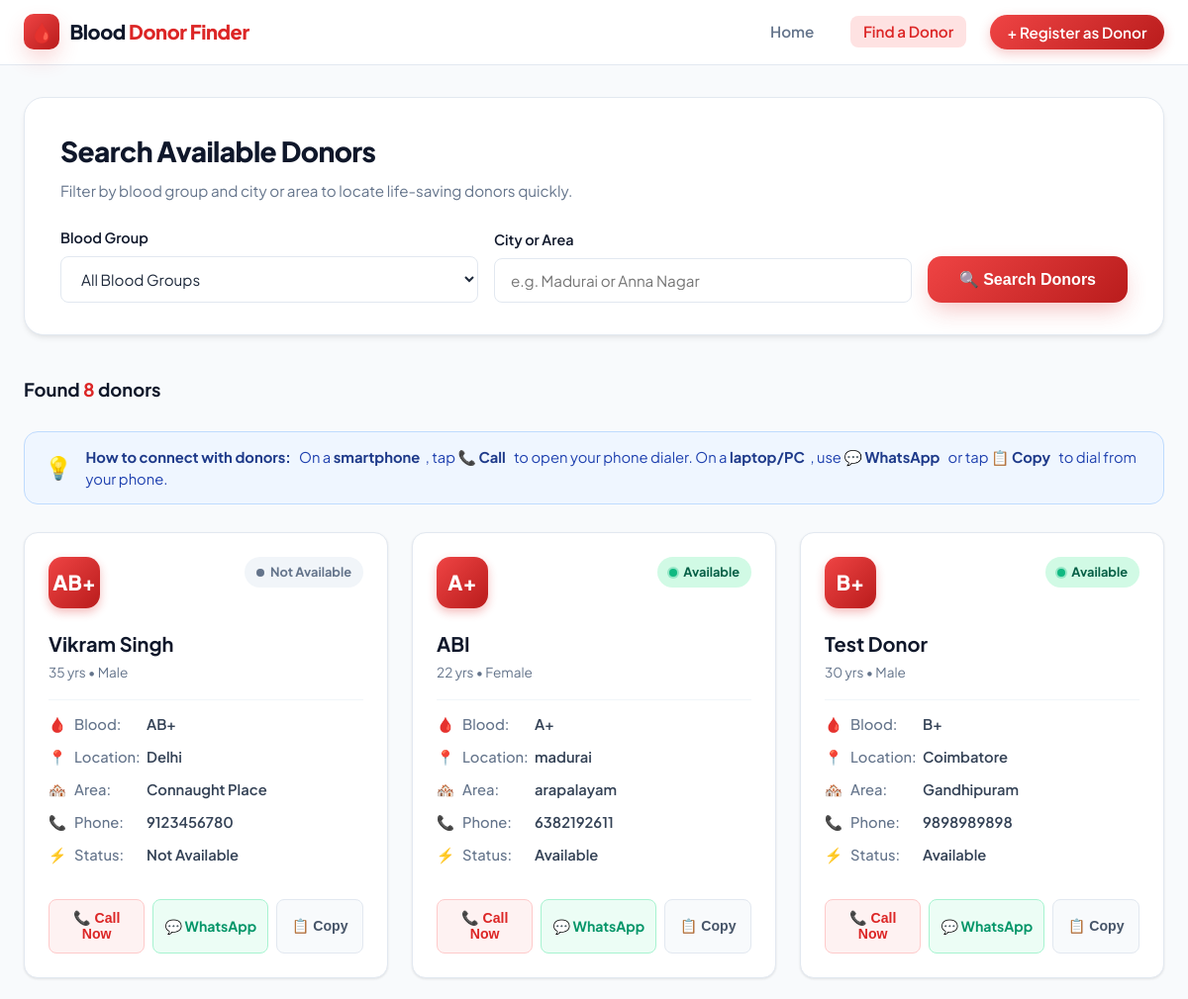
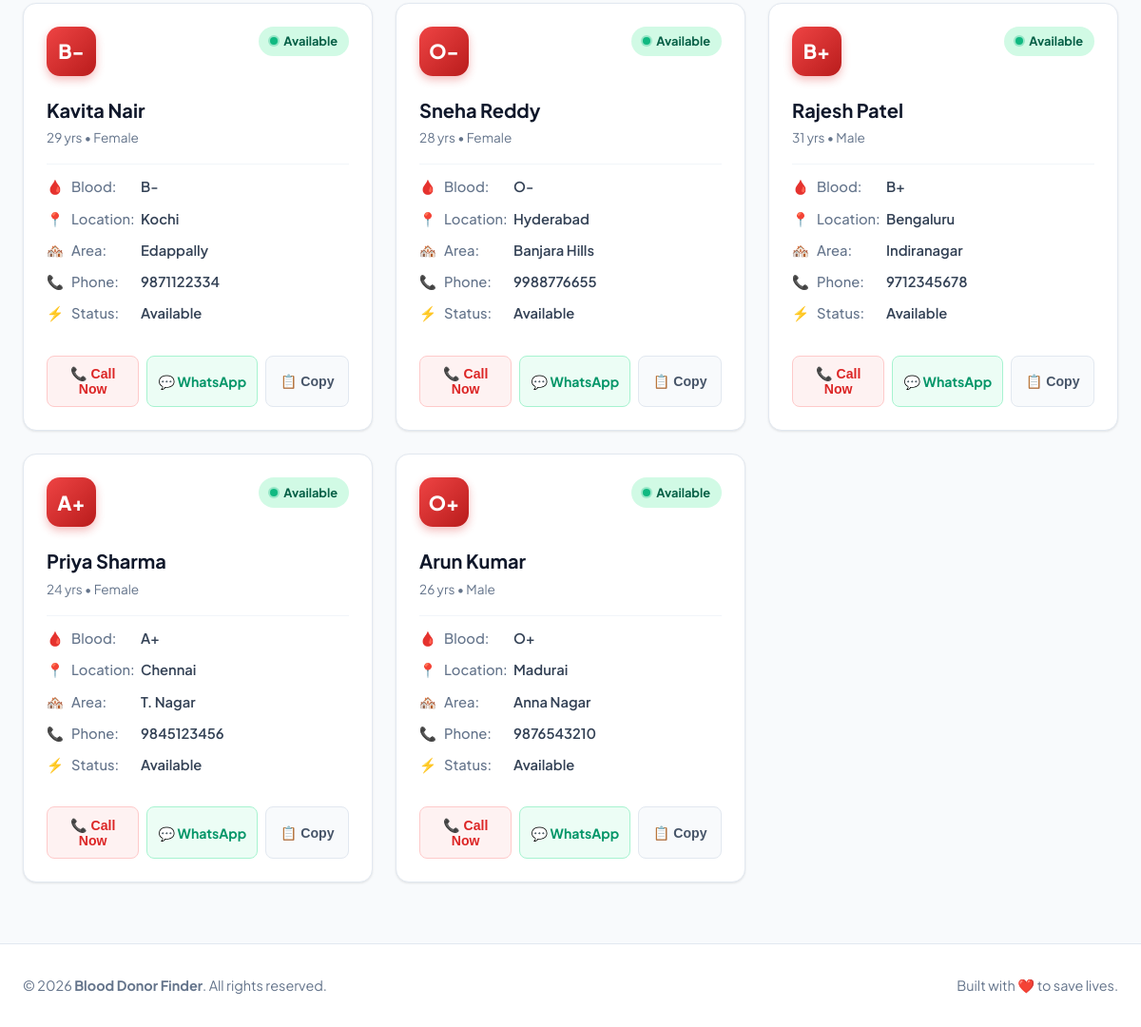
Screenshot of /search with the database file from the repository (2 pictures, top to bottom).
### tables this page shows
CREATE TABLE donors (
            id INTEGER PRIMARY KEY AUTOINCREMENT,
            name TEXT NOT NULL,
            age INTEGER NOT NULL,
            gender TEXT NOT NULL,
            blood_group TEXT NOT NULL,
            phone TEXT NOT NULL,
            city TEXT NOT NULL,
            area TEXT NOT NULL,
            availability TEXT NOT NULL
        );

### app.py (the view)
@app.route("/search", methods=["GET", "POST"])
def search():
    blood_group = request.args.get("blood_group", "").strip()
    location = request.args.get("location", "").strip()
    if request.method == "POST":
        blood_group = request.form.get("blood_group", "").strip()
        location = request.form.get("location", "").strip()
        return redirect(url_for("search", blood_group=blood_group, location=location))
    query = "SELECT * FROM donors WHERE 1=1"
    params = []
    if blood_group and blood_group != "All":
        query += " AND blood_group = ?"
        params.append(blood_group)
    if location:
        query += " AND (city LIKE ? OR area LIKE ?)"
        params.append(f"%{location}%")
        params.append(f"%{location}%")
    query += " ORDER BY availability DESC, id DESC"
    conn = get_db_connection()
    donors = conn.execute(query, params).fetchall()
    conn.close()
    has_searched = bool(blood_group or location or request.args.get("searched"))
    return render_template(
        "search.html",
        donors=donors,
        selected_blood_group=blood_group,
        searched_location=location,
        has_searched=has_searched
    )

### app.py (called while the page is built)
def get_db_connection():
    conn = sqlite3.connect(DATABASE)
    conn.row_factory = sqlite3.Row
    return conn

### templates/search.html (shortened to what this page needs)
<!DOCTYPE html>
<html lang="en">
<head>
  <link rel="stylesheet" href="{{ url_for('static', filename='style.css') }}">
</head>
<body>
  <nav class="navbar">
    <div class="nav-container">
      <a href="{{ url_for('index') }}" class="brand-logo">
        <span class="brand-icon">🩸</span>
        <span>Blood <span class="brand-highlight">Donor Finder</span></span>
      </a>
      <ul class="nav-links">
        <li><a href="{{ url_for('index') }}" class="nav-link">Home</a></li>
        <li><a href="{{ url_for('search') }}" class="nav-link active">Find a Donor</a></li>
        <li><a href="{{ url_for('register') }}" class="nav-link nav-btn">+ Register as Donor</a></li>
      </ul>
    </div>
  </nav>
  <main class="main-content">
    <div class="search-banner">
      <div class="form-header" style="text-align: left; margin-bottom: 1.5rem;">
        <h2>Search Available Donors</h2>
        <p>Filter by blood group and city or area to locate life-saving donors quickly.</p>
      </div>
      <form action="{{ url_for('search') }}" method="GET" class="search-form" id="searchDonorsForm">
        <div class="search-field">
          <label for="blood_group">Blood Group</label>
          <select id="blood_group" name="blood_group">
            <option value="" {% if not selected_blood_group %}selected{% endif %}>All Blood Groups</option>
          </select>
        </div>
        <div class="search-field">
          <label for="location">City or Area</label>
          <input
            type="text"
            id="location"
            name="location"
            placeholder="e.g. Madurai or Anna Nagar"
            value="{{ searched_location }}"
          >
        </div>
        <button type="submit" class="btn btn-primary search-submit" id="searchBtn">
          🔍 Search Donors
        </button>
      </form>
    </div>
    <div class="results-header">
      <div class="results-count">
        Found <span>{{ donors|length }}</span> donor{% if donors|length != 1 %}s{% endif %}
      </div>
    </div>
    <div class="calling-guide-banner">
      <span class="guide-icon">💡</span>
      <div class="guide-text">
        <strong>How to connect with donors:</strong>
        <span>
          On a <strong>smartphone</strong>, tap <strong>📞 Call</strong> to open your phone dialer. On a <strong>laptop/PC</strong>, use <strong>💬 WhatsApp</strong> or tap <strong>📋 Copy</strong> to dial from your phone.
        </span>
      </div>
    </div>
    {% if donors %}
      <div class="donors-grid">
        {% for donor in donors %}
          <div class="donor-card">
            <div>
              <div class="donor-card-top">
                <div class="donor-blood-tag">{{ donor['blood_group'] }}</div>
                <span class="status-badge {% if donor['availability'] == 'Available' %}status-available{% else %}status-busy{% endif %}">
                  <span class="status-dot"></span>
                  {{ donor['availability'] }}
                </span>
              </div>
              <h3 class="donor-info-name">{{ donor['name'] }}</h3>
              <div class="donor-meta">{{ donor['age'] }} yrs &bull; {{ donor['gender'] }}</div>
              <ul class="donor-details-list">
                <li class="donor-detail-item">
                  <span class="detail-icon">🩸</span>
                  <span class="detail-label">Blood:</span>
                  <span class="detail-value">{{ donor['blood_group'] }}</span>
                </li>
                <li class="donor-detail-item">
                  <span class="detail-icon">📍</span>
                  <span class="detail-label">Location:</span>
                  <span class="detail-value">{{ donor['city'] }}</span>
                </li>
                <li class="donor-detail-item">
                  <span class="detail-icon">🏘️</span>
                  <span class="detail-label">Area:</span>
                  <span class="detail-value">{{ donor['area'] }}</span>
                </li>
                <li class="donor-detail-item">
                  <span class="detail-icon">📞</span>
                  <span class="detail-label">Phone:</span>
                  <span class="detail-value">{{ donor['phone'] }}</span>
                </li>
                <li class="donor-detail-item">
                  <span class="detail-icon">⚡</span>
                  <span class="detail-label">Status:</span>
                  <span class="detail-value">{{ donor['availability'] }}</span>
                </li>
              </ul>
            </div>
            <div class="donor-card-actions">
              <button type="button"
                      class="call-btn btn-call"
                      data-phone="{{ donor['phone'] }}"
                      data-name="{{ donor['name'] }}"
                      data-blood="{{ donor['blood_group'] }}"
                      data-city="{{ donor['city'] }}"
                      title="Call {{ donor['name'] }}">
                <span>📞 Call Now</span>
              </button>
              <a href="https://wa.me/91{{ donor['phone'] }}?text=Hello%20{{ donor['name']|urlencode }},%20I%20found%20your%20contact%20on%20Blood%20Donor%20Finder.%20We%20urgently%20need%20{{ donor['blood_group']|urlencode }}%20blood%20in%20{{ donor['city']|urlencode }}.%20Are%20you%20available%20to%20donate?"
                 target="_blank"
                 rel="noopener noreferrer"
                 class="call-btn btn-whatsapp"
                 title="Message on WhatsApp">
                <span>💬 WhatsApp</span>
              </a>
              <button type="button"
                      class="call-btn btn-copy"
                      data-phone="{{ donor['phone'] }}"
                      data-name="{{ donor['name'] }}"
                      title="Copy phone number">
                <span>📋 Copy</span>
              </button>
            </div>
          </div>
        {% endfor %}
      </div>
    {% endif %}
  </main>
  <footer class="footer">
    <div class="footer-content">
      <p>&copy; 2026 <strong>Blood Donor Finder</strong>. All rights reserved.</p>
      <p>Built with <span class="footer-heart">❤️</span> to save lives.</p>
    </div>
  </footer>
</body>
</html>

### rows the page displays
donors: blood_group "AB+", availability "Not Available", name "Vikram Singh", age "35", gender "Male", city "Delhi", area "Connaught Place", phone "9123456780"
donors: blood_group "A+", availability "Available", name "ABI", age "22", gender "Female", city "madurai", area "arapalayam", phone "6382192611"
donors: blood_group "B+", availability "Available", name "Test Donor", age "30", gender "Male", city "Coimbatore", area "Gandhipuram", phone "9898989898"
donors: blood_group "B-", availability "Available", name "Kavita Nair", age "29", gender "Female", city "Kochi", area "Edappally", phone "9871122334"
donors: blood_group "O-", availability "Available", name "Sneha Reddy", age "28", gender "Female", city "Hyderabad", area "Banjara Hills", phone "9988776655"
donors: blood_group "B+", availability "Available", name "Rajesh Patel", age "31", gender "Male", city "Bengaluru", area "Indiranagar", phone "9712345678"
donors: blood_group "A+", availability "Available", name "Priya Sharma", age "24", gender "Female", city "Chennai", area "T. Nagar", phone "9845123456"
donors: blood_group "O+", availability "Available", name "Arun Kumar", age "26", gender "Male", city "Madurai", area "Anna Nagar", phone "9876543210"

### other values shown
{{ donors|length }} "8"
